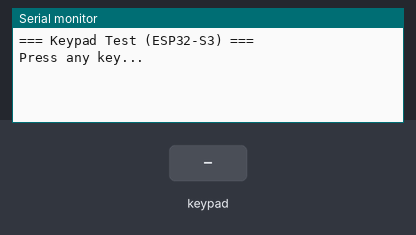
Recording of a sketch running on a simulated ESP32-S3. Parts: the last lines printed to the serial monitor. The test bench sets the inputs (shaded band).

Above: at 1.7 s.
1.8 s: key 'C' pressed
At 2.7 s:
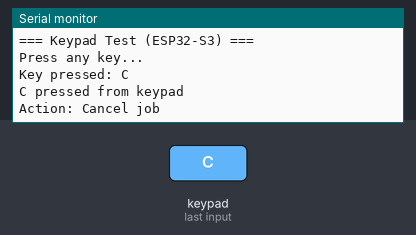
3.3 s: keypad keys 1 2 1 1 1 0 8 pressed 0.4 s apart
At 6.7 s:
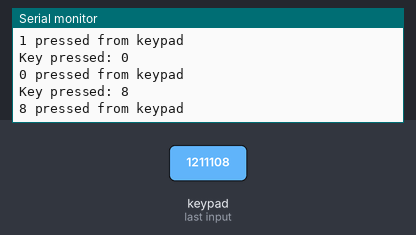
7.6 s: key 'D' pressed
At 8.3 s:
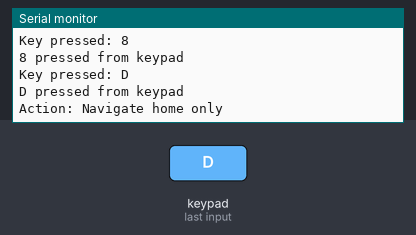
9.1 s: keypad keys 1 2 1 1 1 0 8 # pressed 0.4 s apart
At 12.8 s:
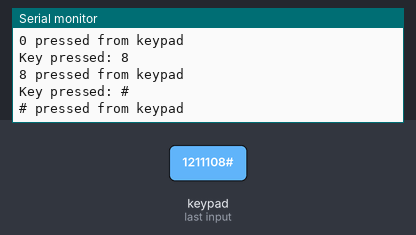
13.8 s: key 'A' pressed
At 14.3 s:
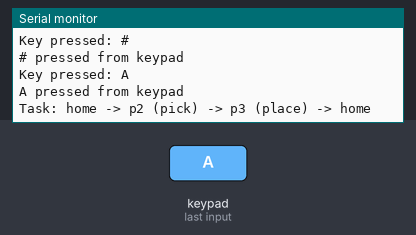
15.3 s: keypad keys 1 2 1 1 1 0 8 * pressed 0.4 s apart
At 18.8 s:
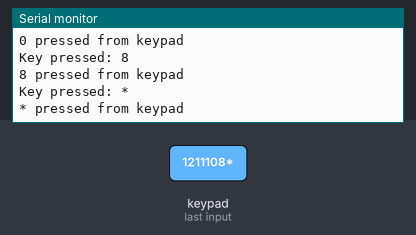
Timing chart, 0 to 20.3 s (numbered marks = the images above; inputs shaded):
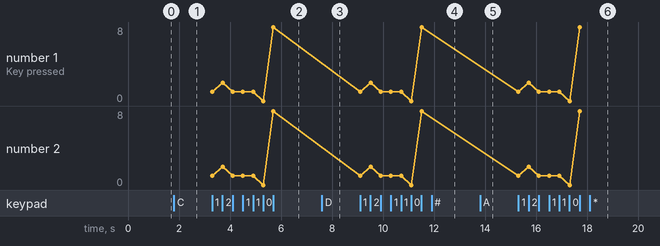

Measured:
- after the input at 1.8 s, the serial monitor: prints a new line at once (image 1)
- after the input at 3.3 s, the serial monitor: prints a new line at once (image 2)
- after the input at 7.6 s, the serial monitor: prints a new line at once (image 3)
- after the input at 9.1 s, the serial monitor: prints a new line at once (image 4)
- after the input at 13.8 s, the serial monitor: prints a new line at once (image 5)
- after the input at 15.3 s, the serial monitor: prints a new line at once (image 6)

The sketch:

keypad_test.ino
```cpp
/**
 * 4x4 Keypad test — ESP32-S3
 *
 * Library: Install "Keypad" by Mark Stanley from Library Manager
 * Board: ESP32S3 Dev Module
 * Serial Monitor: 115200
 *
 * Keypad 8 pins (no 3V3/GND):
 *   Row 1-4: GPIO 12, 11, 10, 8
 *   Col 1-4: GPIO 4, 5, 6, 7
 */

 #include <Keypad.h>

 const byte ROWS = 4;
 const byte COLS = 4;
 char keys[ROWS][COLS] = {
   {'C','D','A','B'},
   {'9','#','3','6'},
   {'8','0','2','5'},
   {'7','*','1','4'}
 };

 byte rowPins[ROWS] = {12, 11, 10, 8};
 byte colPins[COLS] = {5, 4, 7, 6};

 Keypad keypad = Keypad(makeKeymap(keys), rowPins, colPins, ROWS, COLS);

 void setup() {
   Serial.begin(115200);
   delay(500);
   Serial.println();
   Serial.println("=== Keypad Test (ESP32-S3) ===");
   Serial.println("Press any key...");
 }

 void loop() {
   char key = keypad.getKey();
   if (!key) return;

   Serial.printf("Key pressed: %c\n", key);

   switch (key) {
     case 'A':
       Serial.println("A pressed from keypad");
       Serial.println("Task: home -> p2 (pick) -> p3 (place) -> home");
       break;
     case 'B':
       Serial.println("B pressed from keypad");
       Serial.println("Action: Store mission record");
       break;
     case 'C':
       Serial.println("C pressed from keypad");
       Serial.println("Action: Cancel job");
       break;
     case 'D':
       Serial.println("D pressed from keypad");
       Serial.println("Action: Navigate home only");
       break;
     default:
       Serial.printf("%c pressed from keypad\n", key);
       break;
   }
   Serial.println();
 }
 
```
